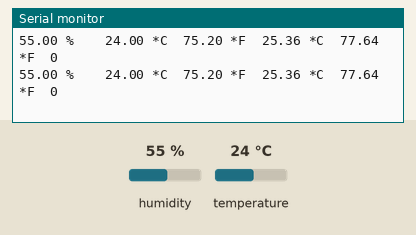
Recording of a sketch running on a simulated Arduino Uno, built with avr-gcc and run on an emulated ATmega328P. Shown: the last lines printed to the serial monitor. Wiring (inferred from the names in the program): DHT22 sensor: data pin 2. The test bench sets the inputs (shaded band); at power-on: humidity 55 %, temperature 24 °C.

Above: at 4.3 s.
4.4 s: humidity set to 22 %
At 8.1 s:
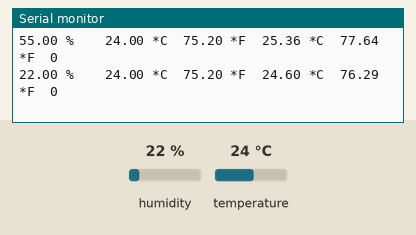
8.6 s: temperature set to 12 °C
At 11.0 s:
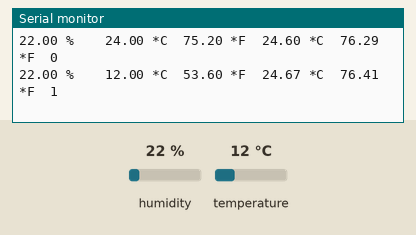
12.8 s: humidity set to 40 %
At 13.9 s:
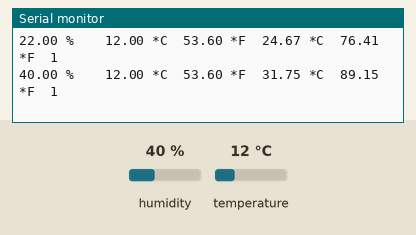
Timing chart, 0 to 15.8 s (numbered marks = the images above; inputs shaded):
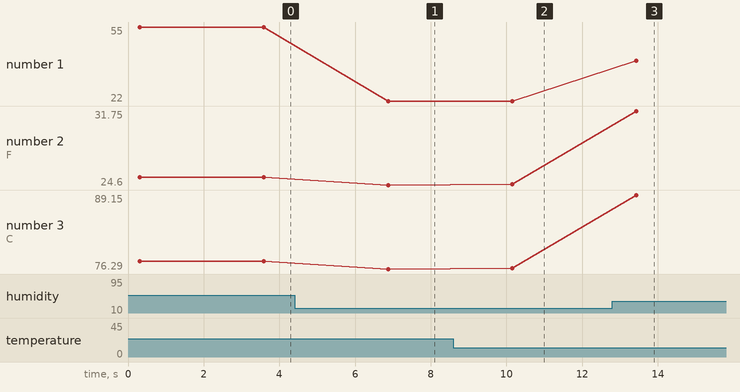

Measured:
- after the input at 4.4 s, the serial monitor: prints a new line after 2.5 s (image 1)
- after the input at 8.6 s, the serial monitor: prints a new line after 1.5 s (image 2)
- after the input at 12.8 s, the serial monitor: prints a new line after 0.63 s (image 3)
- plotted number 1: 55 → 22 after the input at 4.4 s, 22 → 40 after the input at 12.8 s
- plotted number 2: 25.36 → 24.6 after the input at 4.4 s, 24.6 → 24.67 after the input at 8.6 s, 24.67 → 31.75 after the input at 12.8 s
- plotted number 3: 77.64 → 76.29 after the input at 4.4 s, 76.29 → 76.41 after the input at 8.6 s, 76.41 → 89.15 after the input at 12.8 s

The sketch:

sketch.ino
```cpp
// Example sketch for AM2302 humidity - temperature sensor
// Written by cactus.io, with thanks to Adafruit for bits of their library. public domain

#include "cactus_io_AM2302.h"

#define AM2302_PIN 2     // what pin on the arduino is the DHT22 data line connected to

#define powerPin 7

// For details on how to hookup the DHT22 sensor to the Arduino then checkout this page
// http://cactus.io/hookups/sensors/temperature-humidity/am2302/hookup-arduino-to-am2302-temp-humidity-sensor

// Initialize DHT sensor for normal 16mhz Arduino.
AM2302 dht(AM2302_PIN);
// Note: If you are using a board with a faster processor than 16MHz then you need
// to declare an instance of the AM2302 using
// AM2302 dht(AM2302_DATA_PIN, 30);
// The additional parameter, in this case here is 30 is used to increase the number of
// cycles transitioning between bits on the data and clock lines. For the
// Arduino boards that run at 84MHz the value of 30 should be about right.

void setup() {
  Serial.begin(9600);
  Serial.println("AM2302 Humidity - Temperature Sensor");
  Serial.println("RH\t\tTemp (C)\tTemp (F)\tHeat Index (C)\tHeat Index (F)\tPower state");

  pinMode(powerPin, OUTPUT);

  dht.begin();
}

void loop() {
  // Reading temperature or humidity takes about 250 milliseconds!
  // Sensor readings may also be up to 2 seconds 'old' (its a very slow sensor)
  dht.readHumidity();
  dht.readTemperature();

  // Check if any reads failed and exit early (to try again).
  if (isnan(dht.humidity) || isnan(dht.temperature_C)) {
    Serial.println("DHT sensor read failure!");
    return;
  }

  if (dht.temperature_F > 76){
    digitalWrite(powerPin, LOW);
  }
  if (dht.temperature_F < 74){
    digitalWrite(powerPin, HIGH);
  }

  Serial.print(dht.humidity); Serial.print(" %\t\t");
  Serial.print(dht.temperature_C); Serial.print(" *C\t");
  Serial.print(dht.temperature_F); Serial.print(" *F\t");
  Serial.print(dht.computeHeatIndex_C()); Serial.print(" *C\t");
  Serial.print(dht.computeHeatIndex_F()); Serial.print(" *F\t");
  Serial.println(digitalRead(powerPin));

  // Wait a few seconds between measurements. The AM2302 should not be read at a higher frequency of
  // about once every 2 seconds. So we add a 3 second delay to cover this.
  delay(3000);
}
```

cactus_io_AM2302.cpp
```cpp
// (licence header left out)
#include "cactus_io_AM2302.h"

AM2302::AM2302(uint8_t pin, uint8_t count) {
    _pin = pin;
    _count = count;
    firstreading = true;
}

void AM2302::begin(void) {
    // set up the pins!
    pinMode(_pin, INPUT);
    digitalWrite(_pin, HIGH);
    _lastreadtime = 0;
}

void AM2302::readHumidity(void) {
    if (read()) {

        humidity = data[0];
        humidity *= 256;
        humidity += data[1];
        humidity /= 10;
    }
    else
        humidity = NAN;
}

void AM2302::readTemperature(void) {

    if (read()) {
        temperature_C = data[2] & 0x7F;
        temperature_C *= 256;
        temperature_C += data[3];
        temperature_C /= 10;
        if (data[2] & 0x80)
            temperature_C *= -1;

        temperature_F = temperature_C * 1.8 + 32;
    }
    else
    {
        temperature_C = NAN;
        temperature_F = NAN;
    }
}

float AM2302::computeHeatIndex_C(void) {
    // Wikipedia: http://en.wikipedia.org/wiki/Heat_index
    return -8.784695 +
    1.61139411 * temperature_C +
    2.33854900 * humidity +
    -0.14611605 * temperature_C*humidity +
    -0.01230809 * pow(temperature_C, 2) +
    -0.01642482 * pow(humidity, 2) +
    0.00221173 * pow(temperature_C, 2) * humidity +
    0.00072546 * temperature_C * pow(humidity, 2) +
    -0.00000358 * pow(temperature_C, 2) * pow(humidity, 2);
}

float AM2302::computeHeatIndex_F(void) {
    // Adapted from equation at: https://github.com/adafruit/DHT-sensor-library/issues/9 and
    // Wikipedia: http://en.wikipedia.org/wiki/Heat_index
    return -42.379 +
    2.04901523 * temperature_F +
    10.14333127 * humidity +
    -0.22475541 * temperature_F*humidity +
    -0.00683783 * pow(temperature_F, 2) +
    -0.05481717 * pow(humidity, 2) +
    0.00122874 * pow(temperature_F, 2) * humidity +
    0.00085282 * temperature_F*pow(humidity, 2) +
    -0.00000199 * pow(temperature_F, 2) * pow(humidity, 2);
}

boolean AM2302::read(void) {
    uint8_t laststate = HIGH;
    uint8_t counter = 0;
    uint8_t j = 0, i;
    unsigned long currenttime;

    // Check if sensor was read less than two seconds ago and return early
    // to use last reading.
    currenttime = millis();
    if (currenttime < _lastreadtime) {
        // ie there was a rollover
        _lastreadtime = 0;
    }
    if (!firstreading && ((currenttime - _lastreadtime) < 2000)) {
        return true; // return last correct measurement
        //delay(2000 - (currenttime - _lastreadtime));
    }
    firstreading = false;
    _lastreadtime = millis();

    data[0] = data[1] = data[2] = data[3] = data[4] = 0;

    // pull the pin high and wait 250 milliseconds
    digitalWrite(_pin, HIGH);
    delay(250);

    // now pull it low for ~20 milliseconds
    pinMode(_pin, OUTPUT);
    digitalWrite(_pin, LOW);
    delay(20);
    // disable interrupts
    noInterrupts();
    digitalWrite(_pin, HIGH);
    delayMicroseconds(40);
    pinMode(_pin, INPUT);

    // read in timings
    for ( i=0; i< MAXTIMINGS; i++) {
        counter = 0;
        while (digitalRead(_pin) == laststate) {
            counter++;
            delayMicroseconds(1);
            if (counter == 255) {
                break;
            }
        }
        laststate = digitalRead(_pin);

        if (counter == 255) break;

        // ignore first 3 transitions
        if ((i >= 4) && (i%2 == 0)) {
            // shove each bit into the storage bytes
            data[j/8] <<= 1;
            if (counter > _count)
                data[j/8] |= 1;
            j++;
        }

    }
    // enable interrupts
    interrupts();

    // check we read 40 bits and that the checksum matches
    if ((j >= 40) &&
        (data[4] == ((data[0] + data[1] + data[2] + data[3]) & 0xFF)) ) {
        return true;
    }


    return false;

}
```

cactus_io_AM2302.h
```cpp
#ifndef DHT_H
#define DHT_H
#if ARDUINO >= 100
#include "Arduino.h"
#else
#include "WProgram.h"
#endif

/* AM2302 library
 MIT license
 written by cactus.io with inspiration from the Adafruit Industries DHT22 library
 */

// how many timing transitions we need to keep track of. 2 * number bits + extra
#define MAXTIMINGS 85

class AM2302 {

private:
    uint8_t data[6];
    uint8_t _pin, _count;
    unsigned long _lastreadtime;
    boolean firstreading;
    boolean read(void);

public:
    AM2302(uint8_t pin, uint8_t count=6);
    void begin(void);
    void readHumidity(void);
    void readTemperature(void);
    float computeHeatIndex_C(void);
    float computeHeatIndex_F(void);

    float humidity;
    float temperature_C;
    float temperature_F;

};
#endif
```
